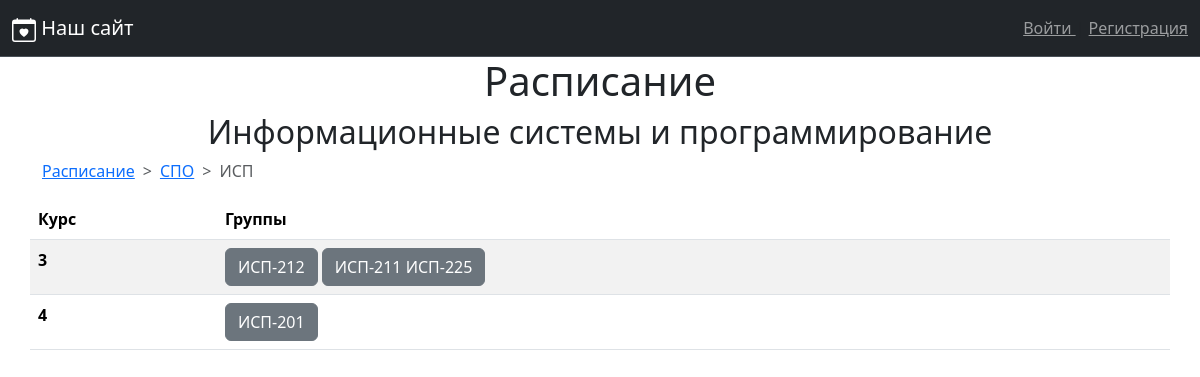
The app's page /spec/1 with its own data.
### data/specialties.py (models this page shows, shortened)
class Specialties(SqlAlchemyBase):
    __tablename__ = 'specialties'
    id = sa.Column(sa.Integer, primary_key=True, autoincrement=True)
    name = sa.Column(sa.String, nullable=False, unique=True)
    shortname = sa.Column(sa.String, nullable=False, unique=True)
    department_id = sa.Column(sa.Integer, sa.ForeignKey('departments.id'))
    department = orm.relationship('Department', backref='specialities')

### data/departments.py (models this page shows, shortened)
class Department(SqlAlchemyBase):
    __tablename__ = 'departments'
    id = sa.Column(sa.Integer, primary_key=True, autoincrement=True)
    name = sa.Column(sa.String, nullable=False, unique=True)
    shortname = sa.Column(sa.String, nullable=False, unique=True)

### data/groups.py (models this page shows, shortened)
class Group(SqlAlchemyBase):
    __tablename__ = 'groups'
    id = sa.Column(sa.Integer, primary_key=True, autoincrement=True)
    name = sa.Column(sa.String, nullable=False, unique=True)
    course = sa.Column(sa.Integer, nullable=False)
    speciality_id = sa.Column(sa.Integer, sa.ForeignKey('specialties.id'))
    speciality = orm.relationship('Specialties', backref='groups')
    lessions = orm.relationship('Lession', secondary='group_lession')

### main.py (the view)
@app.route('/spec/<int:specialty_id>')
def specialty(specialty_id: int):
    db_sess = db_session.create_session()
    specialty = db_sess.get(Specialties, specialty_id)
    if specialty is None:
        return abort(404)
    groups = db_sess.query(Group).filter(Group.speciality_id == specialty_id).all()
    groups_dict = defaultdict(list)
    for group in groups:
        groups_dict[group.course].append(group)
    return render_template('speciality.html', specialty=specialty, groups_dict=groups_dict)

### data/db_session.py (called while the page is built)
def create_session() -> Session:
    return __factory()

### templates/speciality.html
{% extends "base.html" %}
{% block content %}
    <h1 class="text-center">
        Расписание
    </h1>
    <h2 class="text-center">
        {{ specialty.name }}
    </h2>
    <nav style="--bs-breadcrumb-divider: '>';" aria-label="breadcrumb">
      <ol class="breadcrumb">
        <li class="breadcrumb-item"><a href="/">Расписание</a></li>
        <li class="breadcrumb-item"><a href="/dep/{{ specialty.department.id }}">{{ specialty.department.shortname }}</a></li>
        <li class="breadcrumb-item active" aria-current="page">{{ specialty.shortname }}</li>
      </ol>
    </nav>
    <div class="row">
        {% if not groups_dict %}
            <div class="alert alert-warning" role="alert">
                <p class="text-center">
                    Групп пока нет
                </p>
            </div>
        {% else %}
            <table class="table table-striped">
                <thead>
                    <tr>
                        <th scope="col">Курс</th>
                        <th scope="col">Группы</th>
                    </tr>
                </thead>
                <tbody>
                {% for course in groups_dict.keys() | sort %}
                    <tr>
                        <th scope="row">{{ course }}</th>
                        <td>
                            {% for group in groups_dict[course] %}
                                <a href="/group/{{ group.id }}" class="btn btn-secondary">
                                    {{ group.name }}
                                </a>
                            {% endfor %}
                        </td>
                    </tr>
                {% endfor %}
                </tbody>
            </table>
        {% endif %}
    </div>
{% endblock %}

### records on screen
Specialties: name "Информационные системы и программирование", shortname "ИСП"
Department: department.shortname "СПО"
Group: name "ИСП-212"
Group: name "ИСП-211 ИСП-225"
Group: name "ИСП-201"

### other values on screen
{{ course }} "3" "4"
